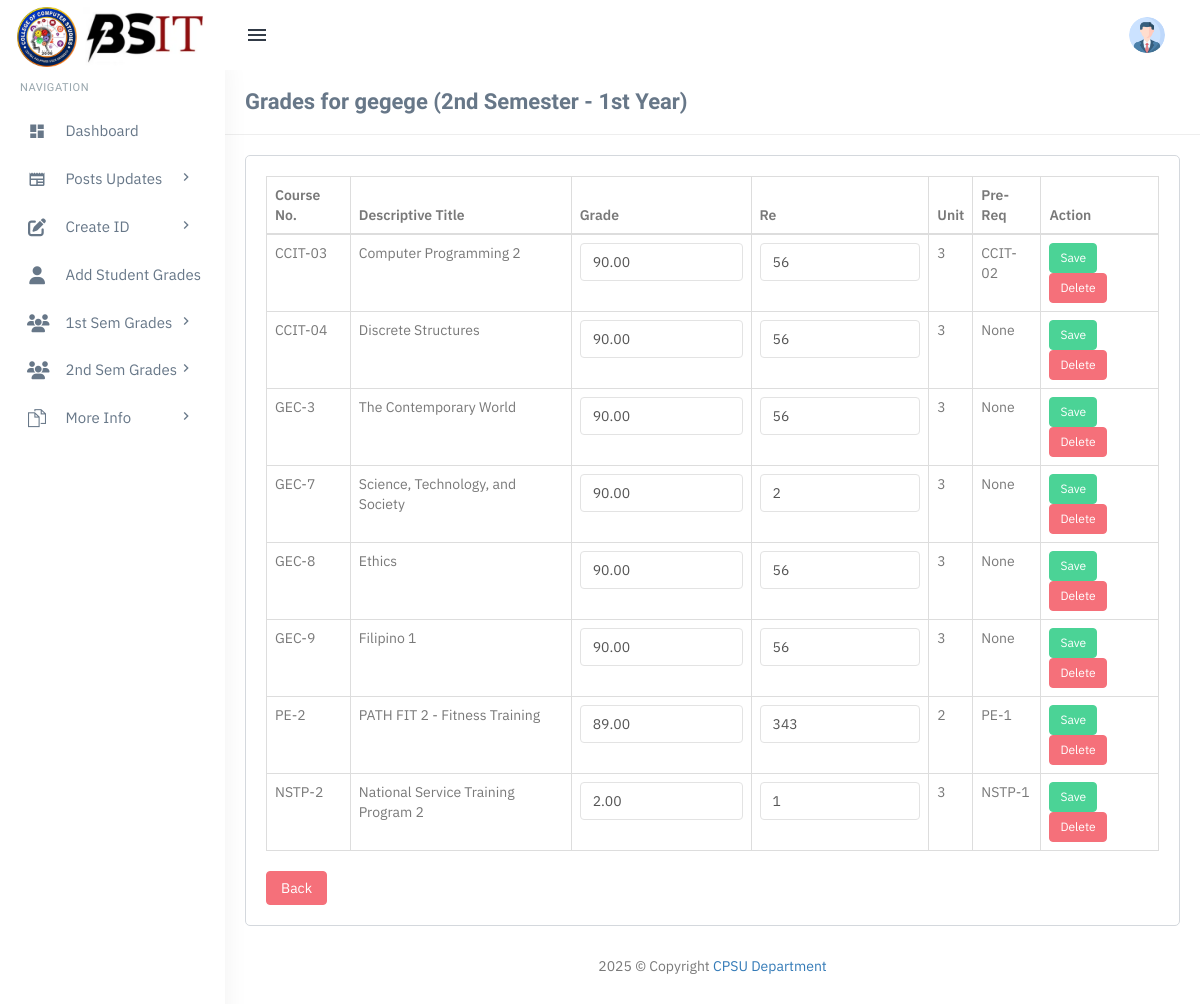
/admin/view-grades-2ndsem-1st-year.php?student_id=321 (signed in), run on the app's committed database.
### tables this page shows
CREATE TABLE `tblstudents` (
  `id` int(11) NOT NULL,
  `student_id` varchar(20) NOT NULL,
  `student_name` varchar(100) NOT NULL,
  `student_year` enum('1st Year','2nd Year','3rd Year','4th Year') NOT NULL,
  `created_at` timestamp NOT NULL DEFAULT current_timestamp()
);

CREATE TABLE `tblgrades` (
  `id` int(11) NOT NULL,
  `student_id` varchar(20) NOT NULL,
  `student_name` varchar(100) NOT NULL,
  `student_year` enum('1st Year','2nd Year','3rd Year','4th Year') NOT NULL,
  `semester` enum('1st Sem','2nd Sem') NOT NULL,
  `course_no` varchar(20) NOT NULL,
  `descriptive_title` varchar(255) NOT NULL,
  `grade` decimal(5,2) DEFAULT NULL,
  `re` varchar(10) DEFAULT NULL,
  `unit` int(11) NOT NULL,
  `pre_req` varchar(50) NOT NULL,
  `created_at` timestamp NOT NULL DEFAULT current_timestamp()
);

### admin/view-grades-2ndsem-1st-year.php (the view, shortened to what this page needs)
<?php
include('includes/config.php');
if (strlen($_SESSION['login']) == 0) {
    header('location:index.php');
} else {
    $student_id = $_GET['student_id'];
    $query_student = mysqli_query($con, "SELECT * FROM tblstudents WHERE student_id='$student_id' AND student_year='1st Year'");
    $student = mysqli_fetch_array($query_student);
    $query_grades = mysqli_query($con, "SELECT * FROM tblgrades WHERE student_id='$student_id' AND semester='2nd Sem'");
?>
<?php include('includes/topheader.php'); ?>
<?php include('includes/leftsidebar.php'); ?>
<div class="content-page">
    <div class="content">
        <div class="container">
            <div class="row">
                <div class="col-xs-12">
                    <div class="page-title-box">
                        <h4 class="page-title">Grades for <?php echo htmlentities($student['student_name']); ?> (2nd Semester - 1st Year)</h4>
                        <div class="clearfix"></div>
                    </div>
                </div>
            </div>
            <div class="row">
                <div class="col-sm-12">
                    <div class="card-box">
                        <table class="table table-bordered">
                            <thead>
                                <tr>
                                    <th>Course No.</th>
                                    <th>Descriptive Title</th>
                                    <th>Grade</th>
                                    <th>Re</th>
                                    <th>Unit</th>
                                    <th>Pre-Req</th>
                                    <th>Action</th>
                                </tr>
                            </thead>
                            <tbody>
                                <?php
                                while ($row = mysqli_fetch_array($query_grades)) {
                                ?>
                                    <tr>
                                        <td><?php echo htmlentities($row['course_no']); ?></td>
                                        <td><?php echo htmlentities($row['descriptive_title']); ?></td>
                                        <td>
                                            <form method="post">
                                                <input type="text" name="grade" class="form-control" value="<?php echo htmlentities($row['grade']); ?>" required>
                                        </td>
                                        <td>
                                                <input type="text" name="re" class="form-control" value="<?php echo htmlentities($row['re']); ?>">
                                        </td>
                                        <td><?php echo htmlentities($row['unit']); ?></td>
                                        <td><?php echo htmlentities($row['pre_req']); ?></td>
                                        <td>
                                            <button type="submit" class="btn btn-success btn-sm" name="update_grade">Save</button>
                                            <a href="?student_id=<?php echo $student_id; ?>&delete_id=<?php echo $row['id']; ?>" class="btn btn-danger btn-sm" onclick="return confirm('Are you sure?');">Delete</a>
                                        </td>
                                    </tr>
                                <?php } ?>
                            </tbody>
                        </table>
                        <a href="2ndsem-1st-year-grades.php" class="btn btn-danger">Back</a>
                    </div>
                </div>
            </div>
        </div>
    </div>
    <?php include('includes/footer.php'); ?>
<?php } ?>

### admin/assets/css/core.css (style rules this page uses)
body { font-family: "IBM Plex Sans", "Oxygen", "Ubuntu", "Cantarell", "Fira Sans", sans-serif; margin: 0; padding-bottom: 60px; overflow-x: hidden; color: #797979; }
html { position: relative; min-height: 100%; }
.h1, .h2, .h3, .h4, .h5, .h6, h1, h2, h3, h4, h5, h6 { color: #677788; font-family: 'Hind Madurai', sans-serif; margin: 10px 0; }
* { outline: none !important; }
.container { width: auto; }
.card-box { padding: 20px; border: 1px solid #d4d8dd; -webkit-border-radius: 5px; border-radius: 5px; -moz-border-radius: 5px; background-clip: padding-box; margin-bottom: 20px; background-color: #ffffff; }
.row { margin-right: -10px; margin-left: -10px; }
.col-lg-1, .col-lg-10, .col-lg-11, .col-lg-12, .col-lg-2, .col-lg-3, .col-lg-4, .col-lg-5, .col-lg-6, .col-lg-7, .col-lg-8, .col-lg-9, .col-md-1, .col-md-10, .col-md-11, .col-md-12, .col-md-2, .col-md-3, .col-md-4, .col-md-5, .col-md-6, .col-md-7, .col-md-8, .col-md-9, .col-sm-1, .col-sm-10, .col-sm-11, .col-sm-12, .col-sm-2, .col-sm-3, .col-sm-4, .col-sm-5, .col-sm-6, .col-sm-7, .col-sm-8, .col-sm-9, .col-xs-1, .col-xs-10, .col-xs-11, .col-xs-12, .col-xs-2, .col-xs-3, .col-xs-4, .col-xs-5, .col-xs-6, .col-xs-7, .col-xs-8, .col-xs-9 { padding-left: 10px; padding-right: 10px; }

### admin/assets/css/menu.css (style rules this page uses)
.content-page { margin-left: 225px; overflow: hidden; }
.content-page .content { padding: 0 5px 10px 5px; margin-top: 70px; }
.page-title { font-size: 22px; margin-bottom: 0; margin-top: 0; font-weight: 600; }
.page-title-box { padding: 20px; border-bottom: 1px solid #eee; margin: 0 -20px 20px -20px; }
.page-title-box .page-title { margin-bottom: 0; float: left; }

### data on the page
tblstudents: student_name "gegege"
tblgrades: course_no "CCIT-03", descriptive_title "Computer Programming 2", grade "90.00", re "56", unit "3", pre_req "CCIT-02"
tblgrades: course_no "CCIT-04", descriptive_title "Discrete Structures", grade "90.00", re "56", unit "3", pre_req "None"
tblgrades: course_no "GEC-3", descriptive_title "The Contemporary World", grade "90.00", re "56", unit "3", pre_req "None"
tblgrades: course_no "GEC-7", descriptive_title "Science, Technology, and Society", grade "90.00", re "2", unit "3", pre_req "None"
tblgrades: course_no "GEC-8", descriptive_title "Ethics", grade "90.00", re "56", unit "3", pre_req "None"
tblgrades: course_no "GEC-9", descriptive_title "Filipino 1", grade "90.00", re "56", unit "3", pre_req "None"
tblgrades: course_no "PE-2", descriptive_title "PATH FIT 2 - Fitness Training", grade "89.00", re "343", unit "2", pre_req "PE-1"
tblgrades: course_no "NSTP-2", descriptive_title "National Service Training Program 2", grade "2.00", re "1", unit "3", pre_req "NSTP-1"
